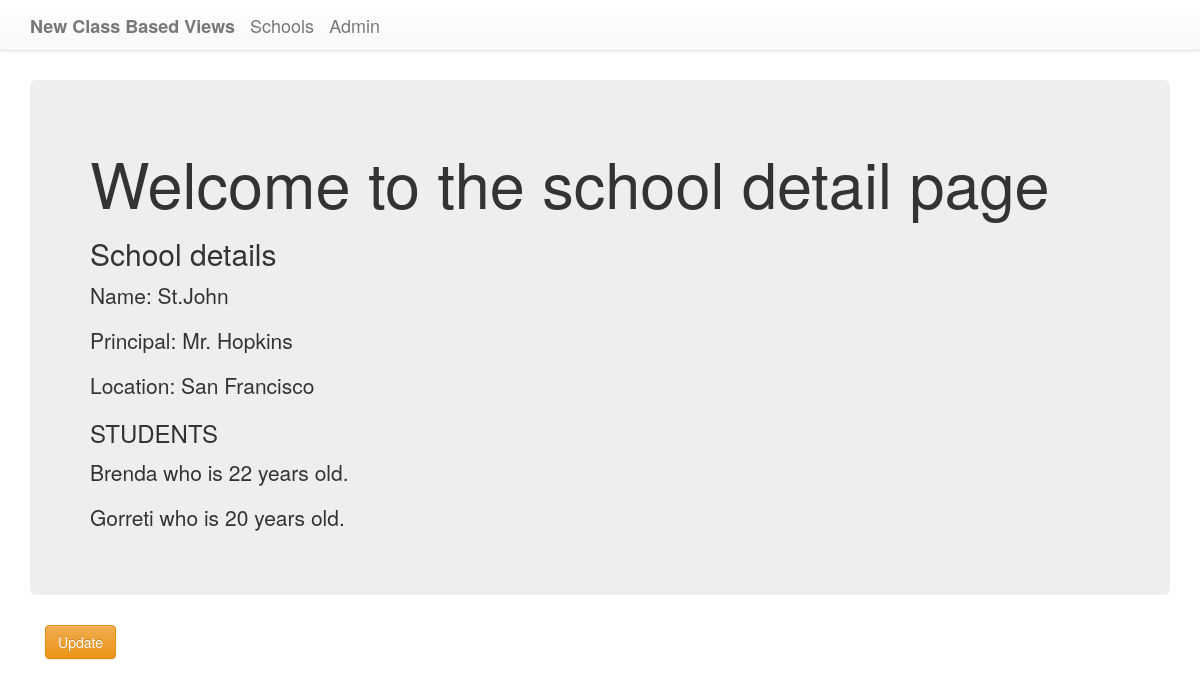
Screenshot of /first_app/school/1/ with the database file from the repository.
### first_app/models.py (models this page shows, shortened)
class School(models.Model):
    name = models.CharField(max_length=254)
    principal = models.CharField(max_length=24)
    location = models.CharField(max_length=245)

class Student(models.Model):
    name = models.CharField(max_length=50)
    age = models.PositiveIntegerField()
    school = models.ForeignKey(School,related_name="students", on_delete=models.CASCADE)

### first_app/views.py (the view)
# urls.py: url(r'^school/(?P<pk>\d+)/$',views.SchoolDetailView.as_view(),name='detail'),# passing in the primarykey related to the particular schools detail
class SchoolDetailView(DetailView):
    context_object_name = 'school_detail'#as for detailview it just returns model name lowercase in this case school
    model = models.School
    template_name = 'first_app/schoolDetail.html'

### first_app/templates/first_app/schoolDetail.html
{% extends 'first_app/first_appBase.html' %}
{% block body_block %}
    <div class="jumbotron">
        <h1>Welcome to the school detail page</h1>
        <h2> School details</h2>
        <p>Name: {{ school_detail.name }}</p>
        <p>Principal: {{ school_detail.principal }}</p>
        <p>Location: {{ school_detail.location }}</p>
        <h3>STUDENTS</h3>
            {% for student in school_detail.students.all %}
                <p>{{ student.name }} who is {{ student.age }} years old.</p>
            {% endfor %}
    </div>
    <div class="container">
        <p><a class="btn btn-warning" href="{% url 'firstapp:update' pk=school_detail.pk %}">Update</a></p>
    </div>
{% endblock body_block %}

### rows the page displays
School: name "St.John", principal "Mr. Hopkins", location "San Francisco"
Student: name "Brenda", age "22"
Student: name "Gorreti", age "20"
